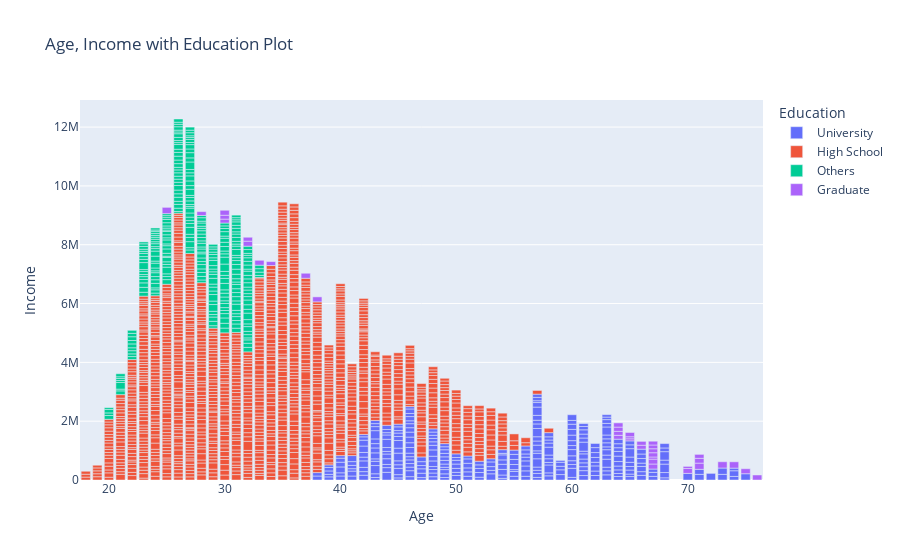

Notebook code cell kept with this figure:
### Code cell
fig = px.bar(df, x="Age", y='Income' ,color = "Education", title= "Age, Income with Education Plot")
fig.show()

### Figure 1 — Plotly figure (JSON) as saved in the notebook; plotly's stock layout.template omitted (floating-point values rounded to 4 significant figures; data arrays with more than 128 entries replaced by an {"elided": "..."} marker saying what was removed)
{"data": [{"alignmentgroup": "True", "hovertemplate": "Education=University<br>Age=%{x}<br>Income=%{y}<extra></extra>", "legendgroup": "University", "marker": {"color": "#636efa"}, "name": "University", "offsetgroup": "University", "orientation": "v", "showlegend": true, "textposition": "auto", "type": "bar", "x": {"elided": "291 int values"}, "xaxis": "x", "y": {"elided": "291 int values"}, "yaxis": "y"}, {"alignmentgroup": "True", "hovertemplate": "Education=High School<br>Age=%{x}<br>Income=%{y}<extra></extra>", "legendgroup": "High School", "marker": {"color": "#EF553B"}, "name": "High School", "offsetgroup": "High School", "orientation": "v", "showlegend": true, "textposition": "auto", "type": "bar", "x": {"elided": "1386 int values"}, "xaxis": "x", "y": {"elided": "1386 int values"}, "yaxis": "y"}, {"alignmentgroup": "True", "hovertemplate": "Education=Others<br>Age=%{x}<br>Income=%{y}<extra></extra>", "legendgroup": "Others", "marker": {"color": "#00cc96"}, "name": "Others", "offsetgroup": "Others", "orientation": "v", "showlegend": true, "textposition": "auto", "type": "bar", "x": {"elided": "287 int values"}, "xaxis": "x", "y": {"elided": "287 int values"}, "yaxis": "y"}, {"alignmentgroup": "True", "hovertemplate": "Education=Graduate<br>Age=%{x}<br>Income=%{y}<extra></extra>", "legendgroup": "Graduate", "marker": {"color": "#ab63fa"}, "name": "Graduate", "offsetgroup": "Graduate", "orientation": "v", "showlegend": true, "textposition": "auto", "type": "bar", "x": [74, 64, 75, 67, 66, 67, 65, 64, 64, 65, 73, 37, 32, 34, 65, 30, 70, 33, 25, 76, 30, 67, 71, 38, 30, 32, 28, 71, 67, 67, 71, 66, 70, 64, 67, 67], "xaxis": "x", "y": [214364, 131242, 170113, 171052, 133328, 166712, 69487, 134377, 145174, 69487, 214126, 170113, 171052, 134377, 145174, 133328, 167532, 166712, 214364, 170366, 131242, 71823, 211572, 169324, 169002, 133235, 130148, 163654, 144843, 135300, 133245, 131001, 69915, 142280, 128053, 128343], "yaxis": "y"}], "layout": {"barmode": "relative", "legend": {"title": {"text": "Education"}, "tracegroupgap": 0}, "title": {"text": "Age, Income with Education Plot"}, "xaxis": {"anchor": "y", "domain": [0, 1], "title": {"text": "Age"}}, "yaxis": {"anchor": "x", "domain": [0, 1], "title": {"text": "Income"}}}}
